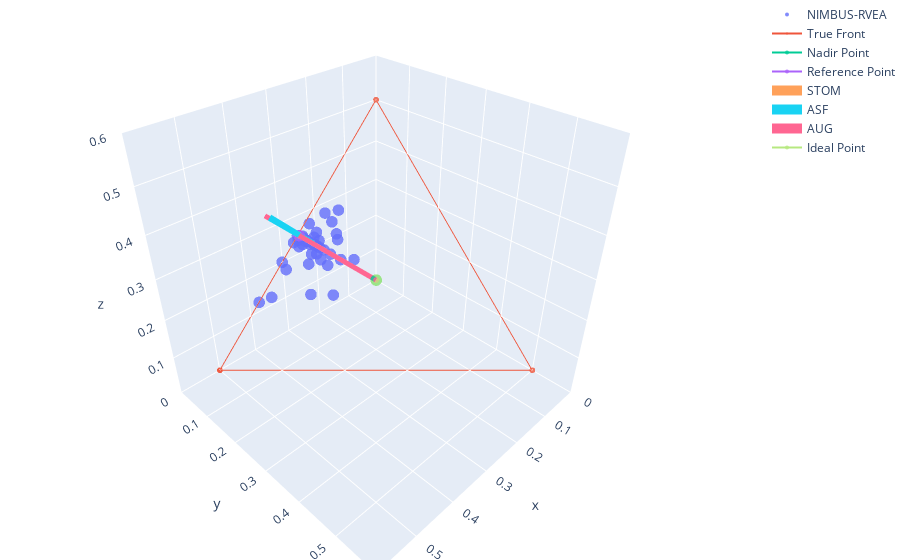

Notebook source saved alongside this figure:
### Code cell
fig = plot3d(plot, response)
fig

### Figure 1 — Plotly figure (JSON) as saved in the notebook; plotly's stock layout.template omitted (floating-point values rounded to 4 significant figures)
{"data": [{"marker": {"opacity": 0.8, "size": 4}, "mode": "markers", "name": "NIMBUS-RVEA", "type": "scatter3d", "x": [0.2404, 0.3501, 0.2328, 0.2021, 0.1882, 0.2443, 0.2645, 0.2552, 0.2399, 0.2309, 0.2185, 0.2595, 0.2516, 0.187, 0.2493, 0.2847, 0.2353, 0.2444, 0.2271, 0.2441, 0.252, 0.1878, 0.3748, 0.2049, 0.2463, 0.2161, 0.238, 0.2302, 0.2369, 0.1836, 0.2491, 0.3013, 0.1628, 0.3009, 0.2227, 0.2219, 0.2272, 0.2602, 0.222], "y": [0.02081, 0.0156, 0.03543, 0.08003, 0.04712, 0.01811, 8.299e-05, 0.005085, 0.02811, 0.07556, 0.02729, 0.01277, 0.01642, 0.02314, 0.1123, 0.07589, 0.02982, 0.01206, 0.02782, 0.008626, 0, 0.06066, 0.000282, 0.09113, 0.03952, 0.06978, 0.04753, 0.04041, 0.05956, 0.1126, 0.002979, 0.01324, 0.04186, 0, 0.0557, 0.007788, 0.04728, 0.04421, 0.0392], "z": [0.2397, 0.1352, 0.2328, 0.2519, 0.2784, 0.2386, 0.2363, 0.2406, 0.233, 0.1945, 0.2552, 0.2287, 0.233, 0.2909, 0.1395, 0.1405, 0.2359, 0.2445, 0.2461, 0.2482, 0.2489, 0.2525, 0.126, 0.2049, 0.2152, 0.2151, 0.2155, 0.2303, 0.2045, 0.2049, 0.2489, 0.1864, 0.2963, 0.2, 0.2226, 0.2713, 0.2264, 0.1966, 0.24]}, {"marker": {"opacity": 0.8, "size": 2}, "name": "True Front", "type": "scatter3d", "x": [0.5, 0, 0, 0.5], "y": [0, 0.5, 0, 0], "z": [0, 0, 0.5, 0]}, {"marker": {"opacity": 0.8, "size": 4}, "name": "Nadir Point", "type": "scatter3d", "x": [0.5], "y": [0.5], "z": [0.5]}, {"marker": {"opacity": 0.8, "size": 4}, "name": "Reference Point", "type": "scatter3d", "x": [0.4], "y": [0.2], "z": [0.4]}, {"line": {"width": 10}, "marker": {"opacity": 0.8, "size": 2}, "name": "STOM", "type": "scatter3d", "x": [0, 0.4], "y": [0, 0.2], "z": [0, 0.4]}, {"line": {"width": 10}, "marker": {"opacity": 0.8, "size": 2}, "name": "ASF", "type": "scatter3d", "x": [-0.6, 1.4], "y": [-0.8, 1.2], "z": [-0.6, 1.4]}, {"line": {"width": 10}, "marker": {"opacity": 0.8, "size": 2}, "name": "AUG", "type": "scatter3d", "x": [-0.5, 0.4, 0.5], "y": [-2.5, 0.2, 0.5], "z": [-0.5, 0.4, 0.5]}, {"marker": {"opacity": 0.8, "size": 4}, "name": "Ideal Point", "type": "scatter3d", "x": [0], "y": [0], "z": [0]}], "layout": {"margin": {"b": 0, "l": 0, "r": 0, "t": 0}, "scene": {"aspectratio": {"x": 1, "y": 1, "z": 1}, "xaxis": {"range": [0, 0.6]}, "yaxis": {"range": [0, 0.6]}, "zaxis": {"range": [0, 0.6]}}}}
